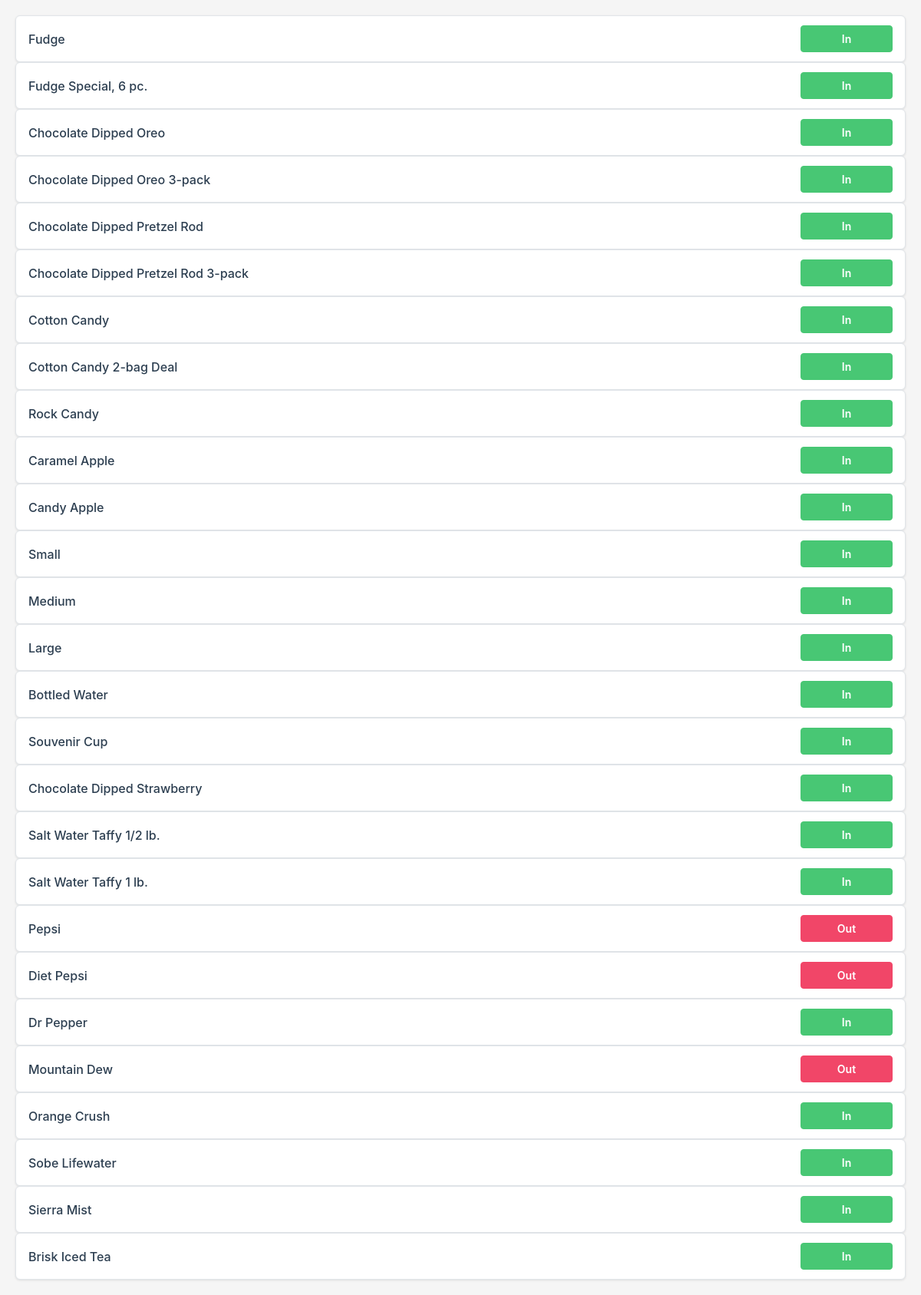
The page /click on the database its author committed.
### app.py (models this page shows, shortened)
class Item(db.Model):
    id = db.Column(db.Integer, primary_key=True)
    name = db.Column(db.String(30), nullable=False)
    price = db.Column(db.String(10), nullable=False)
    status = db.Column(db.Boolean, nullable=False)

### app.py (the view, shortened to what this page needs)
@app.route('/click', methods=['GET', 'POST'])
def click():
    return render_template('click.html', items=Item.query.all())

### templates/click.html (shortened to what this page needs)
<!DOCTYPE html>
<html lang="en">
    <head>
        <link rel="stylesheet" href="https://cdn.jsdelivr.net/npm/bulma@0.9.4/css/bulma.min.css">
        <link rel="stylesheet" href="{{ url_for('static', filename='styles.css') }}">
    </head>
    <body class="click">
        {% for item in items %}
            <div class="field">
                <form action="" method="POST" id="{{ item.name }}_form" class="menu_item menu_button">
                    <label for="{{ item.name }}" id="{{ item.name }}_label" class="item_label">{{ item.name }}</label>
                    <div class="control">
                        {% if item.status %}
                            <button id="{{ item.name }}" class="button is-danger">
                            In
                            </button>
                        {% else %}
                        <button id="{{ item.name }}" class="button is-primary">
                            Out
                        </button>
                        {% endif %}
                    </div>
                </form>
            </div>
        {% endfor %}
    </body>
</html>

### static/styles.css (style rules this page uses)
body { padding: 0; margin: 0; background: linear-gradient(135deg, #ff6b6b 0%, #ffd93d 25%, #6bcf7f 50%, #4d9de0 75%, #e15759 100%); background-size: 400% 400%; animation: gradientShift 8s ease infinite; width: 100vw; height: 100vh; overflow: hidden; font-family: 'Comic Sans MS', cursive, sans-serif; }
body.click { background: #f5f5f5; font-family: -apple-system, BlinkMacSystemFont, 'Segoe UI', Roboto, sans-serif; animation: none; overflow-y: auto; height: auto; position: static; }
.click { padding: 20px; background: #ffffff; }
body.click .button { width: 120px; border-radius: 4px !important; font-weight: 600; font-size: 14px; }
body.click .button.is-danger { background-color: #48c774; border-color: #48c774; }
body.click .button.is-primary { background-color: #f14668; border-color: #f14668; }
body.click .menu_item { display: flex; flex-direction: row; justify-content: space-between; align-items: center; font-size: 16px; padding: 12px 16px; margin: 0; border-radius: 6px; background: #ffffff; border: 1px solid #e1e5e9; box-shadow: 0 1px 3px rgba(0, 0, 0, 0.1); }
body.click .item_label { display: flex; justify-content: flex-start; align-items: center; flex: 1; background-color: transparent; font-size: 16px; color: #2c3e50; font-weight: 500; }
body.click .field { margin: 0; }
.field:not(:last-child) { margin: 0; }

### rows shown on the page
Item: name "Fudge"
Item: name "Fudge Special, 6 pc."
Item: name "Chocolate Dipped Oreo"
Item: name "Chocolate Dipped Oreo 3-pack"
Item: name "Chocolate Dipped Pretzel Rod"
Item: name "Chocolate Dipped Pretzel Rod 3-pack"
Item: name "Cotton Candy"
Item: name "Cotton Candy 2-bag Deal"
Item: name "Rock Candy"
Item: name "Caramel Apple"
Item: name "Candy Apple"
Item: name "Small"
Item: name "Medium"
Item: name "Large"
Item: name "Bottled Water"
Item: name "Souvenir Cup"
Item: name "Chocolate Dipped Strawberry"
Item: name "Salt Water Taffy 1/2 lb."
Item: name "Salt Water Taffy 1 lb."
Item: name "Pepsi"
Item: name "Diet Pepsi"
Item: name "Dr Pepper"
Item: name "Mountain Dew"
Item: name "Orange Crush"
Item: name "Sobe Lifewater"
Item: name "Sierra Mist"
Item: name "Brisk Iced Tea"
